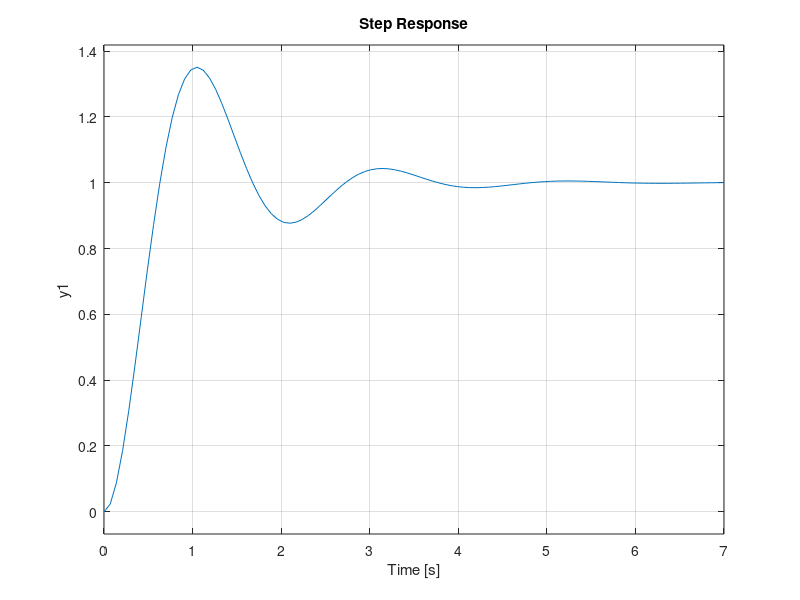
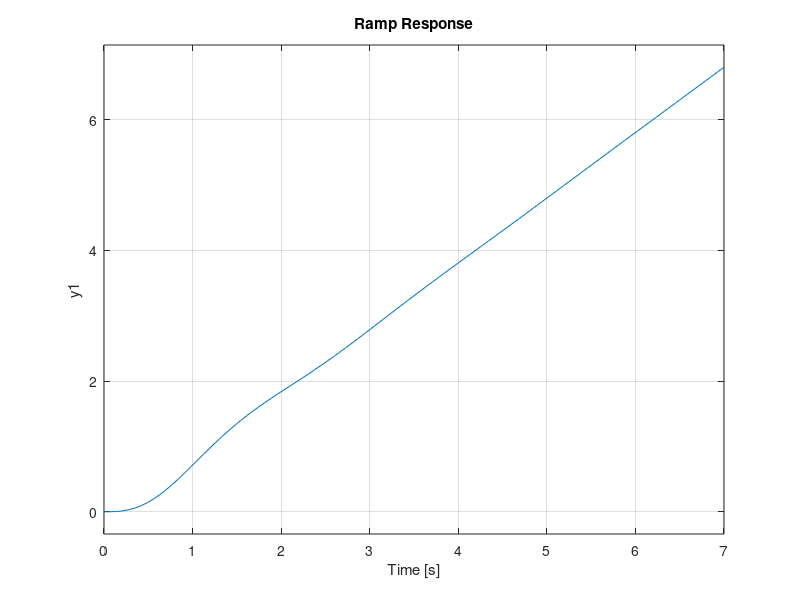
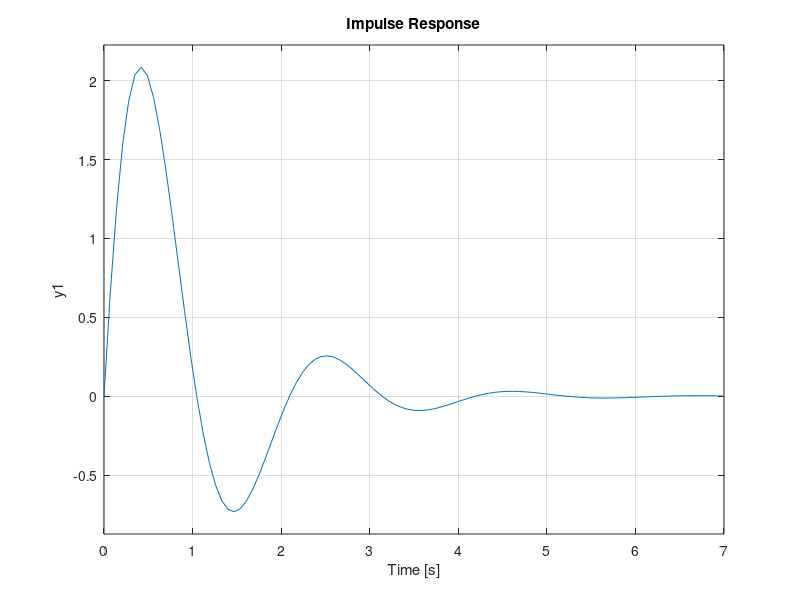

MATLAB code for these plots, in order:
%% ECE-311, HW-2, 04/12/15, Casimir Sowinski
% Using MATLAB, obtain the unit-step response, unit-ramp response, and 
% unit-impulse response of the following system: 
% $C(s)/R(S)=10/(s^2+2s+10)$
% where R(s) and C(s) are Laplace transforms of the input r(t) and output 
% c(t), respectively.
clc
clear

% Initialize blocks
s       = tf('s');
sys1    = 10/(s^2+2*s+10);

% Find unit-step response
figure(1);
step(sys1);

% Find unit-ramp
sys2    = 1/s;                  % Init integrator for unit-ramp response
sys3    = series(sys1, sys2);   % Mult integrator and sys1
figure(2);
step(sys3);
title('Ramp Response');

% Find impulse response 
figure(3);
impulse(sys1);